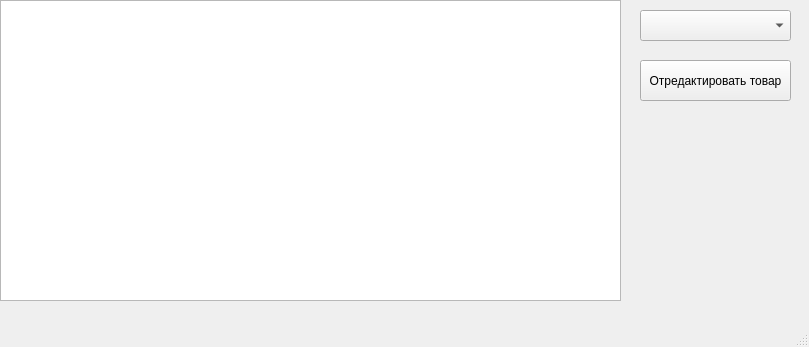
<?xml version="1.0" encoding="UTF-8"?>
<ui version="4.0">
 <class>MainWindow</class>
 <widget class="QMainWindow" name="MainWindow">
  <property name="geometry">
   <rect>
    <x>0</x>
    <y>0</y>
    <width>809</width>
    <height>347</height>
   </rect>
  </property>
  <property name="windowTitle">
   <string>MainWindow</string>
  </property>
  <widget class="QWidget" name="centralwidget">
   <widget class="QTableWidget" name="tableWidget">
    <property name="geometry">
     <rect>
      <x>0</x>
      <y>0</y>
      <width>621</width>
      <height>301</height>
     </rect>
    </property>
   </widget>
   <widget class="QPushButton" name="pushButton">
    <property name="geometry">
     <rect>
      <x>640</x>
      <y>60</y>
      <width>151</width>
      <height>41</height>
     </rect>
    </property>
    <property name="text">
     <string>Отредактировать товар</string>
    </property>
   </widget>
   <widget class="QComboBox" name="comboBox">
    <property name="geometry">
     <rect>
      <x>640</x>
      <y>10</y>
      <width>151</width>
      <height>31</height>
     </rect>
    </property>
   </widget>
  </widget>
  <widget class="QMenuBar" name="menubar">
   <property name="geometry">
    <rect>
     <x>0</x>
     <y>0</y>
     <width>809</width>
     <height>21</height>
    </rect>
   </property>
  </widget>
  <widget class="QStatusBar" name="statusbar"/>
 </widget>
 <resources/>
 <connections/>
</ui>
